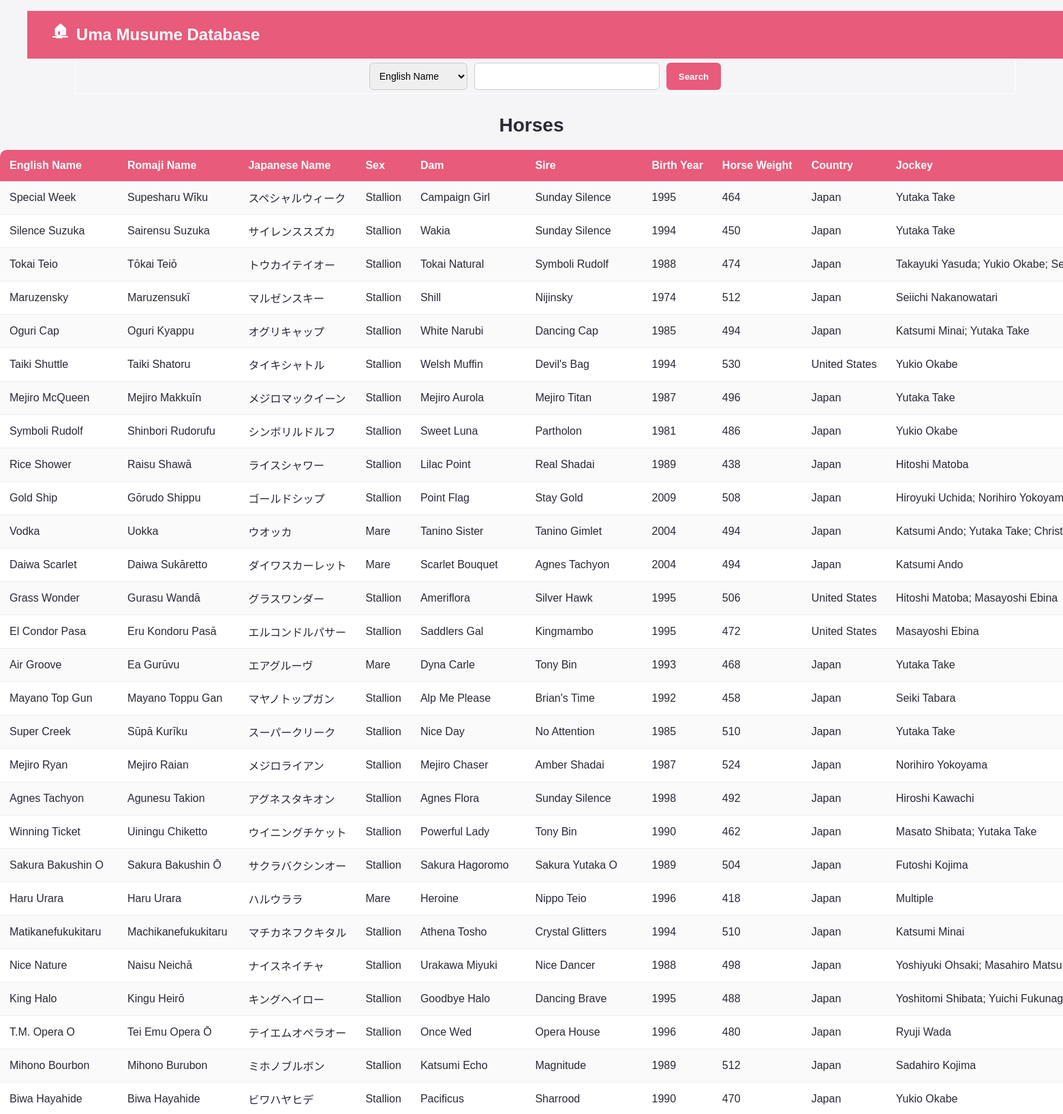
The page /horses (upper part) on the database its author committed.
### tables this page shows
CREATE TABLE "umamusume"
(
    ID                integer
        constraint umamusume_pk
            primary key autoincrement,
    eng_name          text,
    rom_name          text,
    jap_name          text,
    star_rarity       integer,
    voice_actor       text,
    birthday          text,
    height            integer,
    measurements      text,
    character_weight  text,
    shoe_size         text,
    roommate          text,
    emoji             text,
    likes             text,
    dislikes          text,
    ears              text,
    tail              text,
    family            text,
    personal_rule     text,
    background        text,
    secrets           text,
    global_status     boolean,
    strategy_aptitude text,
    distance_aptitude text,
    surface_aptitude  text,
    unique_skill      text,
    alt_outfits       text,
    birth_year        text,
    sex               text,
    dam               text,
    sire              text,
    horse_weight      integer,
    country           text,
    jockey            text,
    owner             text,
    farm              text,
    record            text,
    total_earnings    text,
    notable_wins      text,
    offspring         integer,
    deceased_status   boolean
);

### app.py (the view)
@app.route('/horses')
def render_horses():
    query = "SELECT eng_name, rom_name, jap_name, sex, dam, sire, birth_year, horse_weight, country, jockey, owner, farm, record, total_earnings, notable_wins, offspring, deceased_status FROM umamusume"
    con = create_connection(DATABASE)
    cur = con.cursor()
    cur.execute(query)
    horse_list = cur.fetchall()
    con.close()
    return render_template("horses.html",horses=horse_list)

### app.py (called while the page is built)
def create_connection(db_file):
   try:
       connection = sqlite3.connect(db_file)
       return connection
   except Error as e:
       print(e)
   return None

### templates/horses.html (shortened to what this page needs)
<!DOCTYPE html>
<html lang="en">
<head>
    <link rel="stylesheet" href="/static/css/style.css">
</head>
<body>
<ul>
    <header>
        <a href="/" class="home-button">🏠︎</a>
        <h1>Uma Musume Database</h1>
    </header>
    <form action="/search_horses" method="POST">
    <select name="column">
        <option value="eng_name">English Name</option>
    </select>
        <input type="text" name="search">
        <button type="submit">Search</button>
    </form>
</ul>
<h2>Horses</h2>
<table>
    <tr>
        <th>English Name</th>
        <th>Romaji Name</th>
        <th>Japanese Name</th>
        <th>Sex</th>
        <th>Dam</th>
        <th>Sire</th>
        <th>Birth Year</th>
        <th>Horse Weight</th>
        <th>Country</th>
        <th>Jockey</th>
    </tr>
    {% for horse in horses %}
    <tr>
        <td>{{ horse[0] }}</td>
        <td>{{ horse[1] }}</td>
        <td>{{ horse[2] }}</td>
        <td>{{ horse[3] }}</td>
        <td>{{ horse[4] }}</td>
        <td>{{ horse[5] }}</td>
        <td>{{ horse[6] }}</td>
        <td>{{ horse[7] }}</td>
        <td>{{ horse[8] }}</td>
        <td>{{ horse[9] }}</td>
    </tr>
    {% endfor %}
</table>
</body>
</html>

### static/css/style.css (style rules this page uses)
form { border: 1px solid white; padding: 5px; width: 90%; margin: 0 auto 25px; display: flex; justify-content: center; gap: 10px; }
body { margin: 0; font-family: Arial, sans-serif; background-color: #f5f5f7; color: #292936; }
header { background-color: #e85b7a; padding: 15px 25px; color: white; display: flex; align-items: center; }
header h1 { margin: 0; font-size: 24px; }
h2 { text-align: center; margin: 30px 0 20px; font-size: 28px; }
select, input { padding: 10px; border: 1px solid #ccc; border-radius: 6px; font-size: 14px; }
input { width: 250px; }
button { padding: 10px 18px; border: none; border-radius: 6px; background-color: #e85b7a; color: white; cursor: pointer; font-weight: bold; }
.home-button { display: inline-flex; align-items: center; justify-content: center; padding-bottom: 6px; padding-left: 12px; padding-right: 12px; border-radius: 6px; background-color: #e85b7a; color: white; font-size: 20px; font-weight: bold; cursor: pointer; }
table { width: 95%; margin: auto; border-collapse: collapse; background-color: white; border-radius: 10px; overflow: hidden; }
th { background-color: #e85b7a; color: white; padding: 14px; text-align: left; white-space: nowrap; }
td { padding: 12px 14px; border-bottom: 1px solid #eeeeee; white-space: nowrap; }
tr:nth-child(even) { background-color: #fafafa; }

### rows shown on the page
umamusume: eng_name "Special Week", rom_name "Supesharu Wīku", jap_name "スペシャルウィーク", sex "Stallion", dam "Campaign Girl", sire "Sunday Silence", birth_year "1995", horse_weight "464", country "Japan", jockey "Yutaka Take"
umamusume: eng_name "Silence Suzuka", rom_name "Sairensu Suzuka", jap_name "サイレンススズカ", sex "Stallion", dam "Wakia", sire "Sunday Silence", birth_year "1994", horse_weight "450", country "Japan", jockey "Yutaka Take"
umamusume: eng_name "Tokai Teio", rom_name "Tōkai Teiō", jap_name "トウカイテイオー", sex "Stallion", dam "Tokai Natural", sire "Symboli Rudolf", birth_year "1988", horse_weight "474", country "Japan", jockey "Takayuki Yasuda; Yukio Okabe;…"
umamusume: eng_name "Maruzensky", rom_name "Maruzensukī", jap_name "マルゼンスキー", sex "Stallion", dam "Shill", sire "Nijinsky", birth_year "1974", horse_weight "512", country "Japan", jockey "Seiichi Nakanowatari"
umamusume: eng_name "Oguri Cap", rom_name "Oguri Kyappu", jap_name "オグリキャップ", sex "Stallion", dam "White Narubi", sire "Dancing Cap", birth_year "1985", horse_weight "494", country "Japan", jockey "Katsumi Minai; Yutaka Take"
umamusume: eng_name "Taiki Shuttle", rom_name "Taiki Shatoru", jap_name "タイキシャトル", sex "Stallion", dam "Welsh Muffin", sire "Devil's Bag", birth_year "1994", horse_weight "530", country "United States", jockey "Yukio Okabe"
umamusume: eng_name "Mejiro McQueen", rom_name "Mejiro Makkuīn", jap_name "メジロマックイーン", sex "Stallion", dam "Mejiro Aurola", sire "Mejiro Titan", birth_year "1987", horse_weight "496", country "Japan", jockey "Yutaka Take"
umamusume: eng_name "Symboli Rudolf", rom_name "Shinbori Rudorufu", jap_name "シンボリルドルフ", sex "Stallion", dam "Sweet Luna", sire "Partholon", birth_year "1981", horse_weight "486", country "Japan", jockey "Yukio Okabe"
umamusume: eng_name "Rice Shower", rom_name "Raisu Shawā", jap_name "ライスシャワー", sex "Stallion", dam "Lilac Point", sire "Real Shadai", birth_year "1989", horse_weight "438", country "Japan", jockey "Hitoshi Matoba"
umamusume: eng_name "Gold Ship", rom_name "Gōrudo Shippu", jap_name "ゴールドシップ", sex "Stallion", dam "Point Flag", sire "Stay Gold", birth_year "2009", horse_weight "508", country "Japan", jockey "Hiroyuki Uchida; Norihiro…"
umamusume: eng_name "Vodka", rom_name "Uokka", jap_name "ウオッカ", sex "Mare", dam "Tanino Sister", sire "Tanino Gimlet", birth_year "2004", horse_weight "494", country "Japan", jockey "Katsumi Ando; Yutaka Take;…"
umamusume: eng_name "Daiwa Scarlet", rom_name "Daiwa Sukāretto", jap_name "ダイワスカーレット", sex "Mare", dam "Scarlet Bouquet", sire "Agnes Tachyon", birth_year "2004", horse_weight "494", country "Japan", jockey "Katsumi Ando"
umamusume: eng_name "Grass Wonder", rom_name "Gurasu Wandā", jap_name "グラスワンダー", sex "Stallion", dam "Ameriflora", sire "Silver Hawk", birth_year "1995", horse_weight "506", country "United States", jockey "Hitoshi Matoba; Masayoshi Ebina"
umamusume: eng_name "El Condor Pasa", rom_name "Eru Kondoru Pasā", jap_name "エルコンドルパサー", sex "Stallion", dam "Saddlers Gal", sire "Kingmambo", birth_year "1995", horse_weight "472", country "United States", jockey "Masayoshi Ebina"
umamusume: eng_name "Air Groove", rom_name "Ea Gurūvu", jap_name "エアグルーヴ", sex "Mare", dam "Dyna Carle", sire "Tony Bin", birth_year "1993", horse_weight "468", country "Japan", jockey "Yutaka Take"
umamusume: eng_name "Mayano Top Gun", rom_name "Mayano Toppu Gan", jap_name "マヤノトップガン", sex "Stallion", dam "Alp Me Please", sire "Brian's Time", birth_year "1992", horse_weight "458", country "Japan", jockey "Seiki Tabara"
umamusume: eng_name "Super Creek", rom_name "Sūpā Kurīku", jap_name "スーパークリーク", sex "Stallion", dam "Nice Day", sire "No Attention", birth_year "1985", horse_weight "510", country "Japan", jockey "Yutaka Take"
umamusume: eng_name "Mejiro Ryan", rom_name "Mejiro Raian", jap_name "メジロライアン", sex "Stallion", dam "Mejiro Chaser", sire "Amber Shadai", birth_year "1987", horse_weight "524", country "Japan", jockey "Norihiro Yokoyama"
umamusume: eng_name "Agnes Tachyon", rom_name "Agunesu Takion", jap_name "アグネスタキオン", sex "Stallion", dam "Agnes Flora", sire "Sunday Silence", birth_year "1998", horse_weight "492", country "Japan", jockey "Hiroshi Kawachi"
umamusume: eng_name "Winning Ticket", rom_name "Uiningu Chiketto", jap_name "ウイニングチケット", sex "Stallion", dam "Powerful Lady", sire "Tony Bin", birth_year "1990", horse_weight "462", country "Japan", jockey "Masato Shibata; Yutaka Take"
umamusume: eng_name "Sakura Bakushin O", rom_name "Sakura Bakushin Ō", jap_name "サクラバクシンオー", sex "Stallion", dam "Sakura Hagoromo", sire "Sakura Yutaka O", birth_year "1989", horse_weight "504", country "Japan", jockey "Futoshi Kojima"
umamusume: eng_name "Haru Urara", rom_name "Haru Urara", jap_name "ハルウララ", sex "Mare", dam "Heroine", sire "Nippo Teio", birth_year "1996", horse_weight "418", country "Japan", jockey "Multiple"
umamusume: eng_name "Matikanefukukitaru", rom_name "Machikanefukukitaru", jap_name "マチカネフクキタル", sex "Stallion", dam "Athena Tosho", sire "Crystal Glitters", birth_year "1994", horse_weight "510", country "Japan", jockey "Katsumi Minai"
umamusume: eng_name "Nice Nature", rom_name "Naisu Neichā", jap_name "ナイスネイチャ", sex "Stallion", dam "Urakawa Miyuki", sire "Nice Dancer", birth_year "1988", horse_weight "498", country "Japan", jockey "Yoshiyuki Ohsaki; Masahiro…"
umamusume: eng_name "King Halo", rom_name "Kingu Heirō", jap_name "キングヘイロー", sex "Stallion", dam "Goodbye Halo", sire "Dancing Brave", birth_year "1995", horse_weight "488", country "Japan", jockey "Yoshitomi Shibata; Yuichi…"
umamusume: eng_name "T.M. Opera O", rom_name "Tei Emu Opera Ō", jap_name "テイエムオペラオー", sex "Stallion", dam "Once Wed", sire "Opera House", birth_year "1996", horse_weight "480", country "Japan", jockey "Ryuji Wada"
umamusume: eng_name "Mihono Bourbon", rom_name "Mihono Burubon", jap_name "ミホノブルボン", sex "Stallion", dam "Katsumi Echo", sire "Magnitude", birth_year "1989", horse_weight "512", country "Japan", jockey "Sadahiro Kojima"
umamusume: eng_name "Biwa Hayahide", rom_name "Biwa Hayahide", jap_name "ビワハヤヒデ", sex "Stallion", dam "Pacificus", sire "Sharrood", birth_year "1990", horse_weight "470", country "Japan", jockey "Yukio Okabe"
